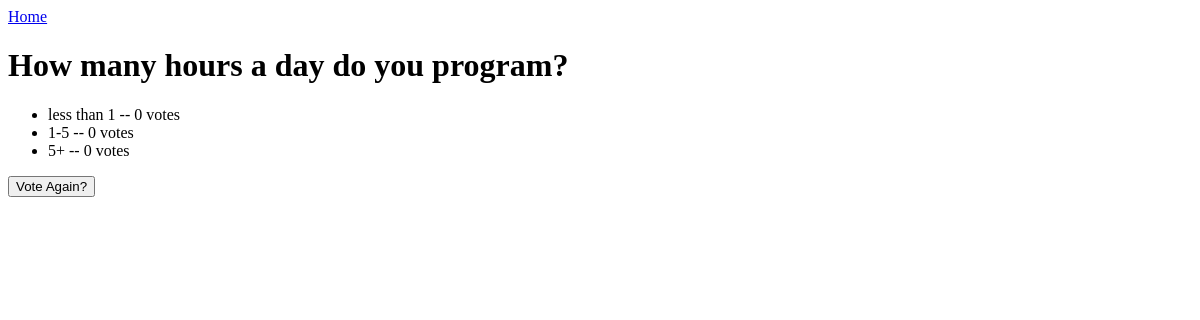
The app's page /polls/3/results/, older data.
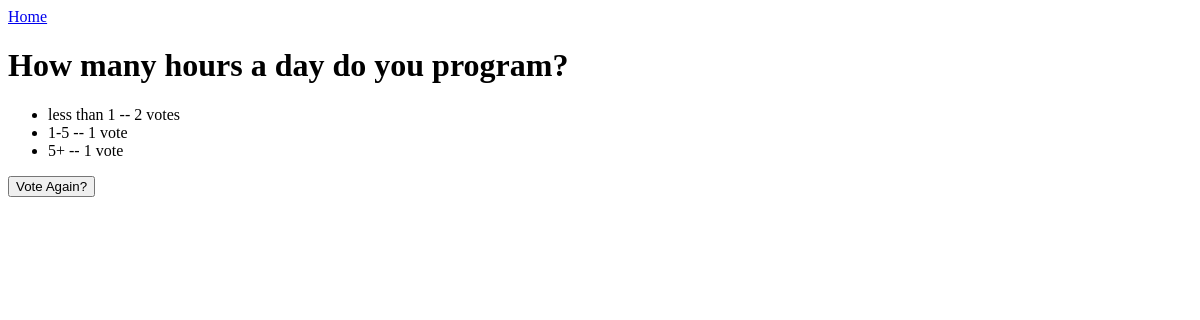
The same page, newer data.
### polls/models.py (models this page shows, shortened)
class Choice(models.Model):
    question = models.ForeignKey(Question, on_delete=models.CASCADE)
    choice_text = models.CharField(max_length=200)
    votes = models.IntegerField(default=0)

### polls/views.py (the view)
# urls.py: path("<int:pk>/results/", views.ResultsView.as_view(), name="results"),
class ResultsView(generic.DetailView):
    model = Question
    template_name = "polls/results.html"
    def get_queryset(self):
        return Question.objects.filter(pub_date__lte=timezone.now())

### polls/templates/polls/results.html
<a href="{% url 'polls:index' %}">Home</a>
<h1>{{ question.question_text }}</h1>
<ul>
    {% for choice in question.choice_set.all %}
    <li>{{ choice.choice_text }} -- {{ choice.votes }} vote{{ choice.votes|pluralize }}</li>
    {% endfor %}
</ul>
<a href="{% url 'polls:detail' question.id%}"><button>Vote Again?</button></a>

Row changes from the older to the newer data that the page shows:
changed Choice "less than 1": votes "0" → "2"
changed Choice (number 2 of 3 on the later page): votes "0" → "1"
changed Choice (number 3 of 3 on the later page): votes "0" → "1"
